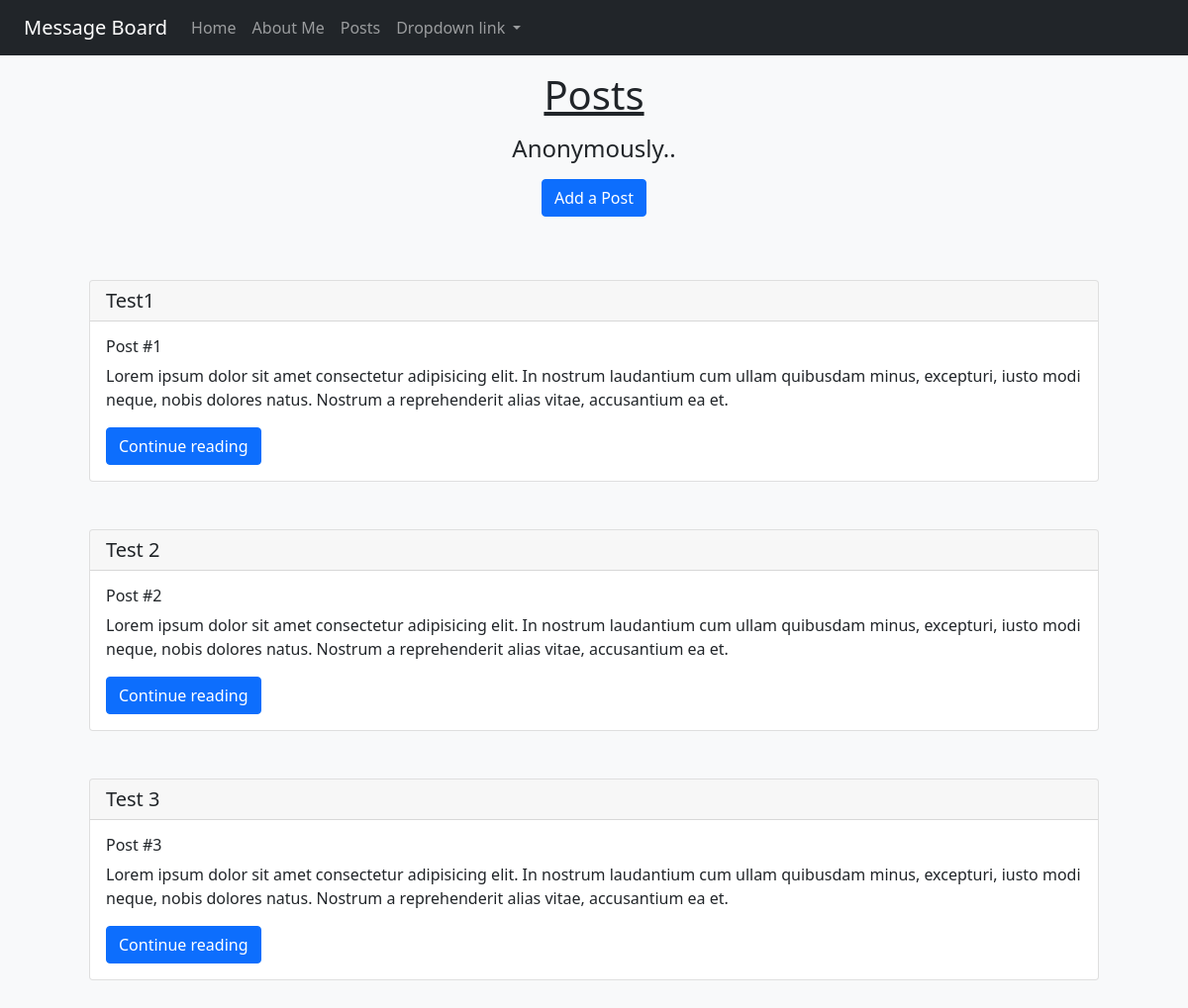
The app's page /posts/, older data.
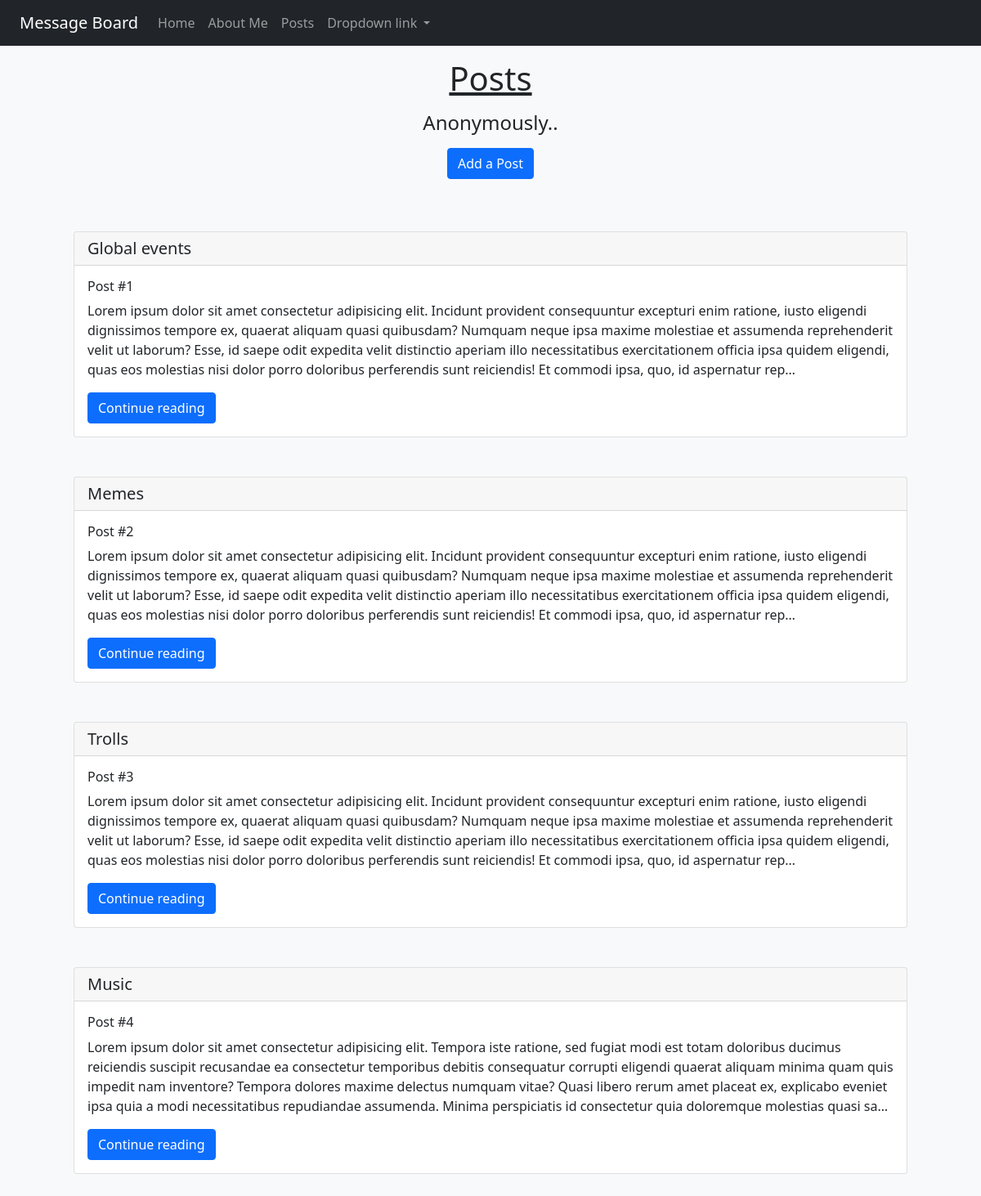
The same page, newer data.
### posts/models.py (models this page shows, shortened)
class Post(models.Model):
    title = models.CharField(max_length=256)
    body = models.TextField()

### posts/views.py (the view)
# urls.py: path('', PostListView.as_view(), name='posts'),
class PostListView(ListView):
    template_name = 'list.html'
    model = Post
    context_object_name = 'posts'

### templates/list.html (shortened to what this page needs)
{% extends 'base.html' %}
{% load static %}
{% block content %}
<div class="container">
    <div class="p-3 text-center">
        <h1 style="text-decoration: underline;" class="mb-3">Posts</h1>
        <h4 class="mb-3">Anonymously..</h4>
        <a class="btn btn-primary" href="{% url 'new_post' %}" role="button">Add a Post</a>
    </div>
    {% for post in posts %}
    <div class="card m-5">
        <h5 class="card-header">{{ post.title }}</h5>
        <div class="card-body">
            <h6 class="card-title">Post #{{post.pk}}</h6>
            <p class="card-text">{{ post.body|truncatechars:500 }}</p>
            <a href="{% url 'post_detail' post.pk %}" class="btn btn-primary">Continue reading</a>
        </div>
      </div>
    {% endfor %}
</div>
{% endblock %}

### templates/base.html (shortened to what this page needs)
<!DOCTYPE html>
<html lang="en">
<head>
    {% load static %}
    <link href="https://cdn.jsdelivr.net/npm/bootstrap@5.1.3/dist/css/bootstrap.min.css" rel="stylesheet">
    <link rel="stylesheet" href="{% static 'css/styles.css' %}">
  </head>
</head>
<body class="bg-light">
    {% include 'navbar.html' %}
    {% load crispy_forms_tags %}
    {% block content %}
    {% endblock %}
</body>
</html>

### templates/navbar.html (shortened to what this page needs)
<nav class="navbar navbar-expand-lg navbar-dark bg-dark px-4">
    <a class="navbar-brand" href="{% url 'home' %}">Message Board</a>
    <div class="collapse navbar-collapse" id="navbarNavDropdown">
      <ul class="navbar-nav">
        <li class="nav-item active">
          <a class="nav-link" href="">Home</a>
        </li>
        <li class="nav-item">
          <a class="nav-link" href="{% url 'about' %}">About Me</a>
        </li>
        <li class="nav-item">
          <a class="nav-link" href="{% url 'posts' %}">Posts</a>
        </li>
        <li class="nav-item dropdown">
          <a class="nav-link dropdown-toggle" href="#" id="navbarDropdownMenuLink" data-toggle="dropdown" aria-haspopup="true" aria-expanded="false">
            Dropdown link
          </a>
        </li>
      </ul>
    </div>
  </nav>

Row changes from the older to the newer data that the page shows:
changed Post id 1: title "Test1" → "Global events"; body "…amet consectetur adipisicing elit. In nostrum laudantium cum ullam quibusdam minus, excepturi, iusto modi neque, nobis dolores natus. Nostrum a reprehenderit alias vitae, accusantium ea et." → "…amet consectetur adipisicing elit. Incidunt provident consequuntur excepturi enim ratione, iusto eligendi dignissimos tempore ex, quaerat aliquam quasi quibusdam? Numquam neque ipsa maxime molestiae et assumenda reprehenderit velit ut laborum? Esse, id saepe odit expedita velit distinctio aperiam illo necessitatibus exercitationem officia ipsa quidem eligendi, quas eos molestias nisi dolor porro doloribus perferendis sunt reiciendis! Et commodi ipsa, quo, id aspernatur rep…"
changed Post id 2: title "Test 2" → "Memes"; body "…amet consectetur adipisicing elit. In nostrum laudantium cum ullam quibusdam minus, excepturi, iusto modi neque, nobis dolores natus. Nostrum a reprehenderit alias vitae, accusantium ea et." → "…amet consectetur adipisicing elit. Incidunt provident consequuntur excepturi enim ratione, iusto eligendi dignissimos tempore ex, quaerat aliquam quasi quibusdam? Numquam neque ipsa maxime molestiae et assumenda reprehenderit velit ut laborum? Esse, id saepe odit expedita velit distinctio aperiam illo necessitatibus exercitationem officia ipsa quidem eligendi, quas eos molestias nisi dolor porro doloribus perferendis sunt reiciendis! Et commodi ipsa, quo, id aspernatur rep…"
changed Post id 3: title "Test 3" → "Trolls"; body "…amet consectetur adipisicing elit. In nostrum laudantium cum ullam quibusdam minus, excepturi, iusto modi neque, nobis dolores natus. Nostrum a reprehenderit alias vitae, accusantium ea et." → "…amet consectetur adipisicing elit. Incidunt provident consequuntur excepturi enim ratione, iusto eligendi dignissimos tempore ex, quaerat aliquam quasi quibusdam? Numquam neque ipsa maxime molestiae et assumenda reprehenderit velit ut laborum? Esse, id saepe odit expedita velit distinctio aperiam illo necessitatibus exercitationem officia ipsa quidem eligendi, quas eos molestias nisi dolor porro doloribus perferendis sunt reiciendis! Et commodi ipsa, quo, id aspernatur rep…"
added Post: title "Music", pk "4", body "Lorem ipsum dolor sit amet consectetur adipisicing elit. Tempora iste ratione, sed fugiat modi est totam doloribus ducimus reiciendis suscipit recusandae ea consectetur temporibus debitis consequatur corrupti eligendi quaerat aliquam minima quam quis impedit nam inventore? Tempora dolores maxime delectus numquam vitae? Quasi libero rerum amet placeat ex, explicabo eveniet ipsa quia a modi necessitatibus repudiandae assumenda. Minima perspiciatis id consectetur quia doloremque molestias quasi sa…"
